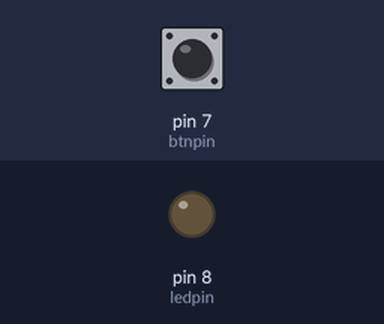
A sketch run on a simulated Arduino Uno, built with avr-gcc and run on an emulated ATmega328P. Parts: output pins drawn as LEDs (lit = HIGH). The test bench sets the inputs (shaded band); at power-on: pin 7 (btnpin) LOW.

Above: at 1.2 s.
1.3 s: pin 7 (btnpin) pulled HIGH for 0.15 s
At 1.37 s:
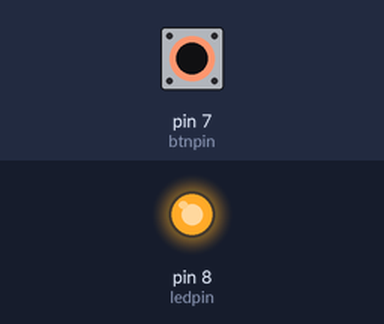
2.9 s: pin 7 (btnpin) pulled HIGH for 3.2 s
At 7.1 s:
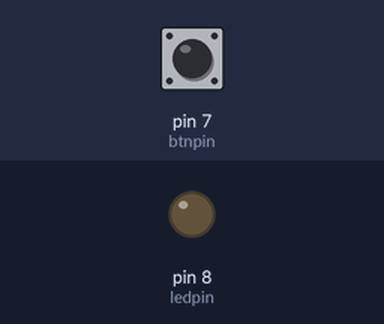
Timing chart, 0 to 8.6 s (numbered marks = the images above; inputs shaded):
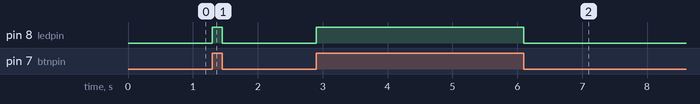

Measured:
- after the input at 1.3 s, pin 8 (ledpin): LOW → HIGH at once, → LOW 0.15 s later
- after the input at 2.9 s, pin 8 (ledpin): LOW → HIGH at once, → LOW 3.2 s later

The sketch:

sketch.ino
```cpp
int ledpin = 8;
int btnpin = 7 ;

void setup() {
  // put your setup code here, to run once:
pinMode(ledpin, OUTPUT);
pinMode(btnpin, INPUT);
}

void loop() {
  // put your main code here, to run repeatedly:
// btnstate = digitalRead(btnpin)
if(digitalRead(btnpin)==HIGH){
  digitalWrite(ledpin,HIGH);
  // delay(5000);
}else{
  digitalWrite(ledpin,LOW);
}
}
```
